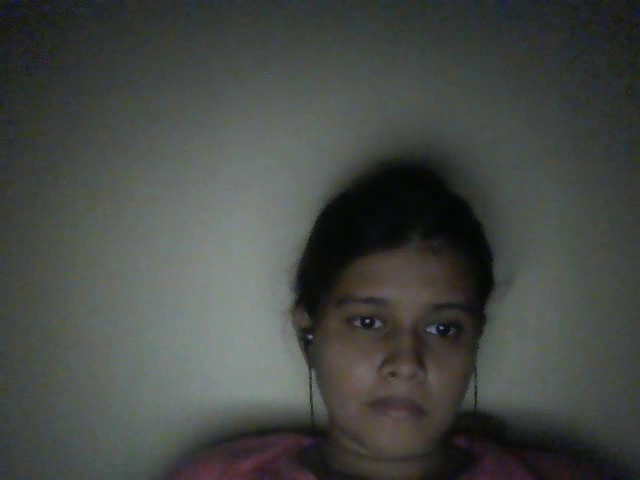
#> input picture frame 34 of realtime.avi, 640 x 480 px, given in place of kitten.mp4, which was not available
$ python CPV24_Motion_Detection.py
#> lines starting #> are read from the running program, lines starting #| are printed output that depends on the picture; after the words box and inside, x2 and y2 are one past the last pixel; in counts of white or black regions, pixels touching at a corner belong together; pictures that were not available may be replaced by others from this repository, and a replacement may not be noted
import cv2 as cv
import numpy as np

cap  = cv.VideoCapture("kitten.mp4")
ret,frame1 = cap.read()
#> frame1 is the input picture: shape (480, 640, 3); mean B, G, R 69.2, 72.8, 69.6
ret,frame2 = cap.read()
while cap.isOpened():
    diff = cv.absdiff(frame1,frame2)
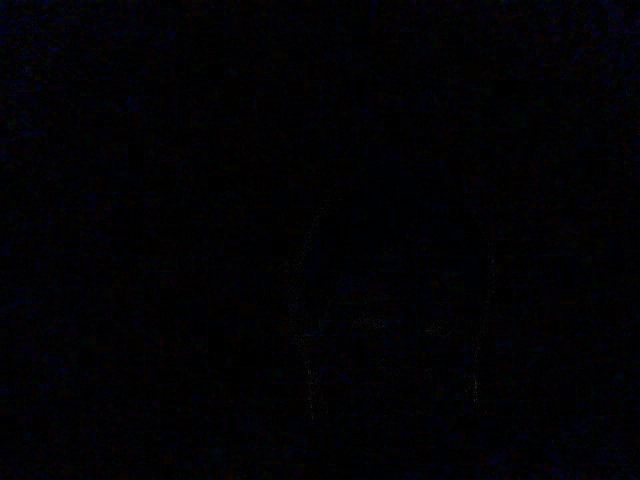
#> diff: shape (480, 640, 3); mean B, G, R 4.2, 1.6, 2
    grayFeed = cv.cvtColor(diff,cv.COLOR_BGR2GRAY)
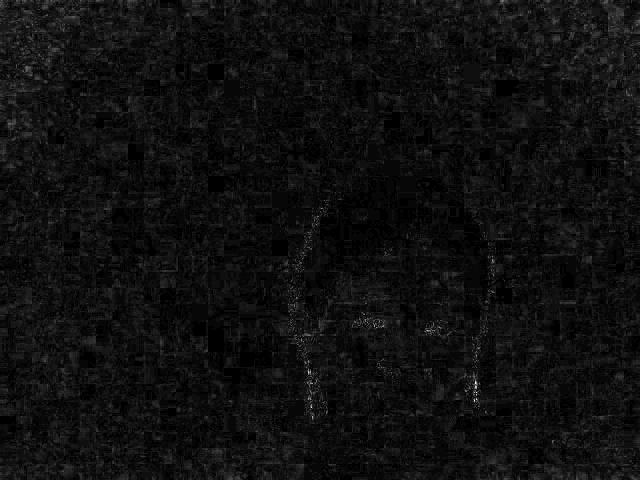
#> grayFeed: shape (480, 640); min 0, max 33, mean 2; drawn with min black and max white
    #noise removal
    blur = cv.blur(grayFeed,(5,5),0)
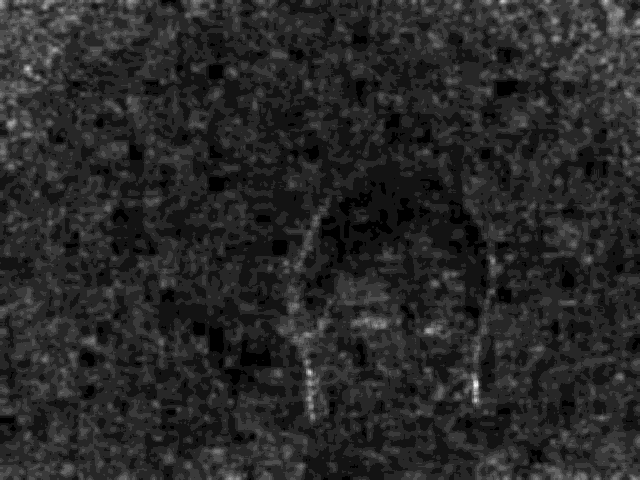
#> blur: shape (480, 640); min 0, max 13, mean 2.03; drawn with min black and max white
    _,thres = cv.threshold(blur,20,255, cv.THRESH_BINARY)
#> thres: shape (480, 640); every value is 0
    dilated = cv.dilate(thres,None, iterations=5)
    contours,_ = cv.findContours(dilated,cv.RETR_TREE, cv.CHAIN_APPROX_NONE)
#> contours = []
    for cont in contours:
        (x,y,w,h) = cv.boundingRect(cont)

        if cv.contourArea(cont)<8000:
            continue
        else:
            print(cv.contourArea(cont))
            cv.rectangle(frame1,(x,y),(x+w,y+h),(0,0,255),2)
#> this loop made 0 passes
    #cv.drawContours(frame1,contours,-1,(0,255,0),2)
    cv.imshow("feed", frame1)

    cv.imshow("diff", diff)

    frame1 = frame2
    ret, frame2 = cap.read()


    if cv.waitKey(50)==27:
#> (key Esc is pressed here)
        break

cap.release()

$ run again, starting later in the video
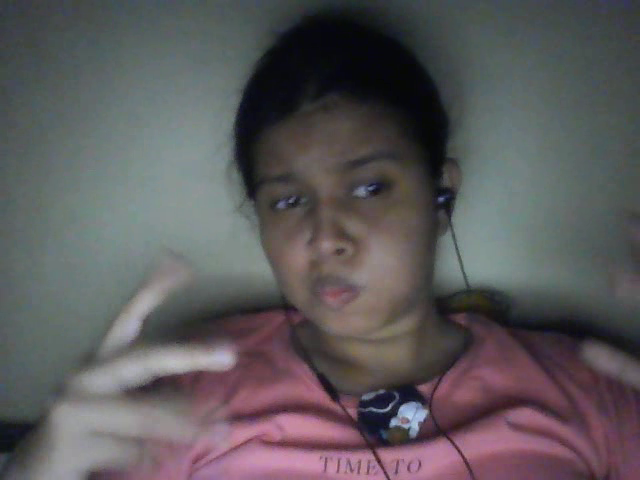
#> input picture frame 154 of realtime.avi, 640 x 480 px, given in place of kitten.mp4, which was not available
#> frame1 is the input picture: shape (480, 640, 3); mean B, G, R 90.8, 88.4, 92.1
#> `blur = cv.blur(grayFeed,(5,5),0)`:
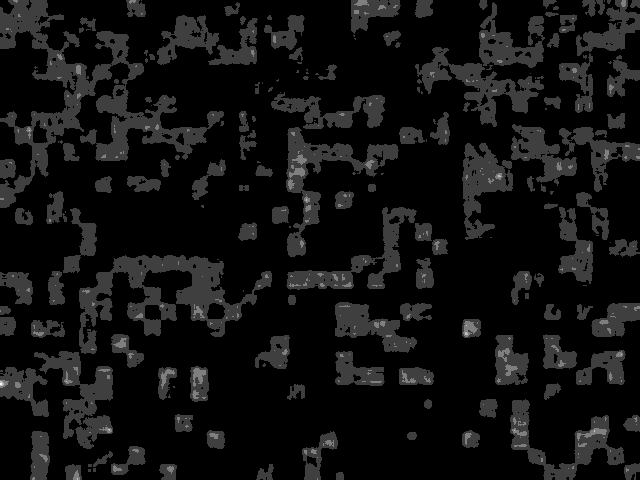
#> blur: shape (480, 640); min 0, max 4, mean 0.278; drawn with min black and max white
#> thres: shape (480, 640); every value is 0
#> contours = []
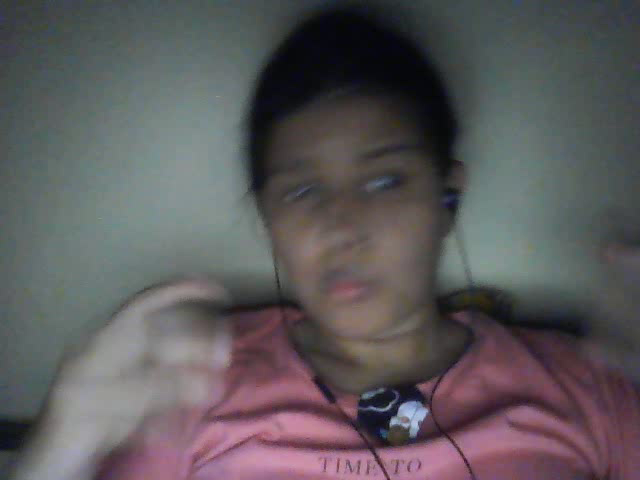
#> input picture frame 156 of realtime.avi, 640 x 480 px, given in place of kitten.mp4, which was not available
#> frame2 is the input picture: shape (480, 640, 3); mean B, G, R 91.1, 88.7, 92.5

$ run again, starting later in the video
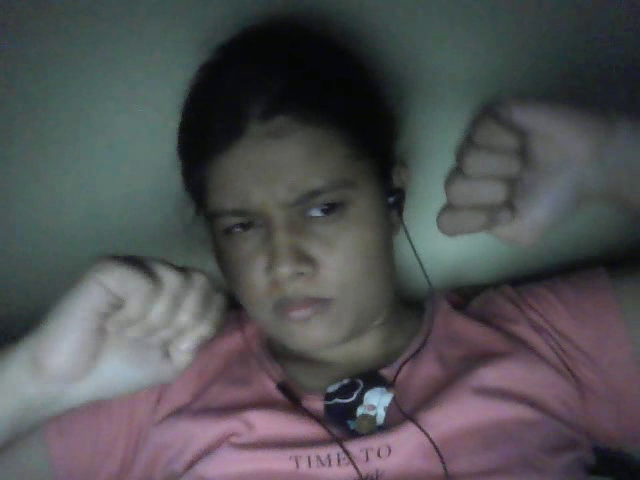
#> input picture frame 275 of realtime.avi, 640 x 480 px, given in place of kitten.mp4, which was not available
#> frame1 is the input picture: shape (480, 640, 3); mean B, G, R 83.1, 80.7, 80.3
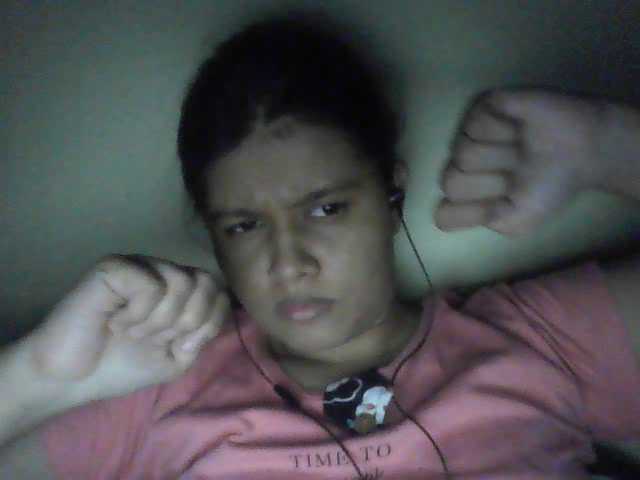
#> input picture frame 276 of realtime.avi, 640 x 480 px, given in place of kitten.mp4, which was not available
#> frame2 is the input picture: shape (480, 640, 3); mean B, G, R 83, 80.4, 80.1
#> thres: shape (480, 640); 1.9% white; 65 white regions (21 under 20 px), largest, box (x1, y1, x2, y2) and area: (432, 89, 492, 221) 1374, (503, 96, 566, 110) 576, (441, 226, 492, 238) 311
#> `dilated = cv.dilate(thres,None, iterations=5)`:
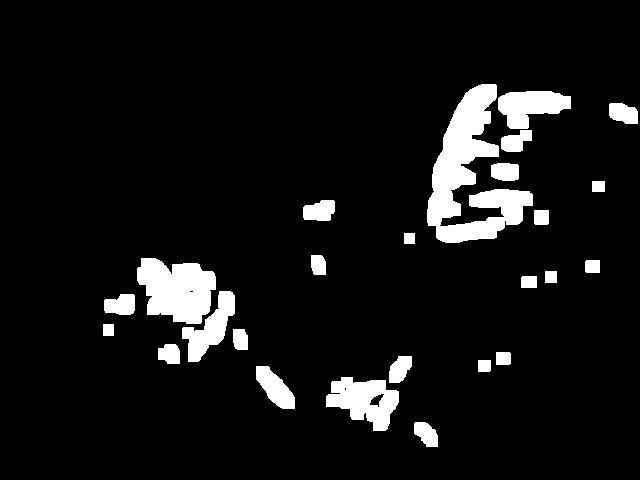
#> dilated: shape (480, 640); 7.7% white; 25 white regions
#> contours = 28 contours, 2 with area under 20; largest, box (x1, y1, x2, y2) and area: (427, 84, 533, 243) 7060, (137, 258, 216, 324) 3630, (326, 377, 399, 431) 2344, (498, 91, 571, 129) 1710, (182, 291, 235, 362) 1527
#> the loop `for cont in contours:` made 28 passes
#> (x, y, w, h) on passes 1 to 8: (414, 422, 24, 25), (326, 377, 73, 54), (369, 393, 16, 15), (344, 387, 3, 4), (256, 366, 39, 43), (478, 360, 13, 12), (389, 356, 23, 27), (496, 352, 15, 13)
